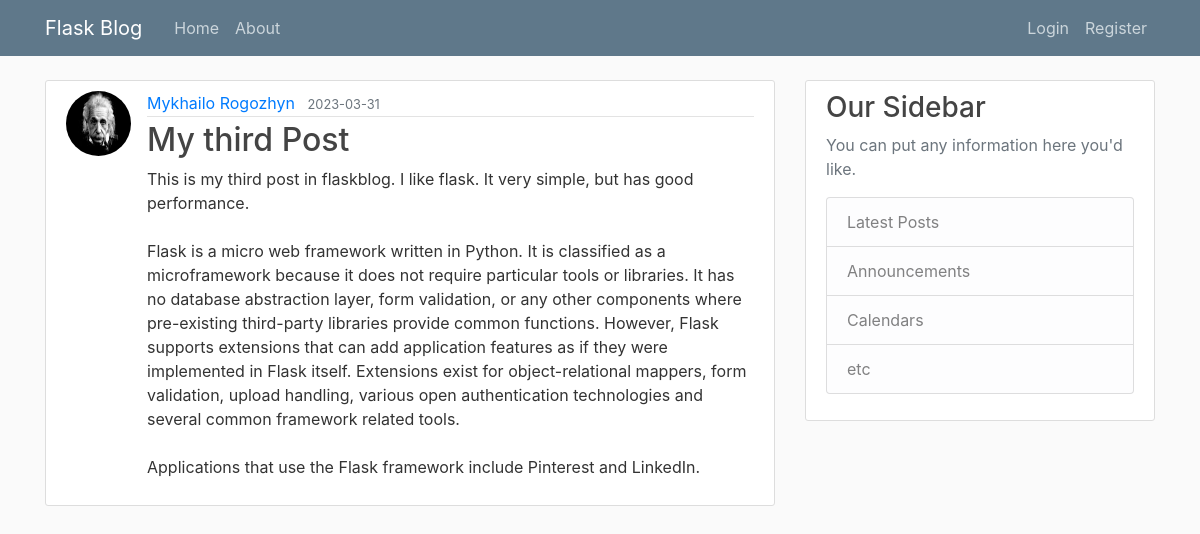
The page /post/3 on the database as committed earlier.
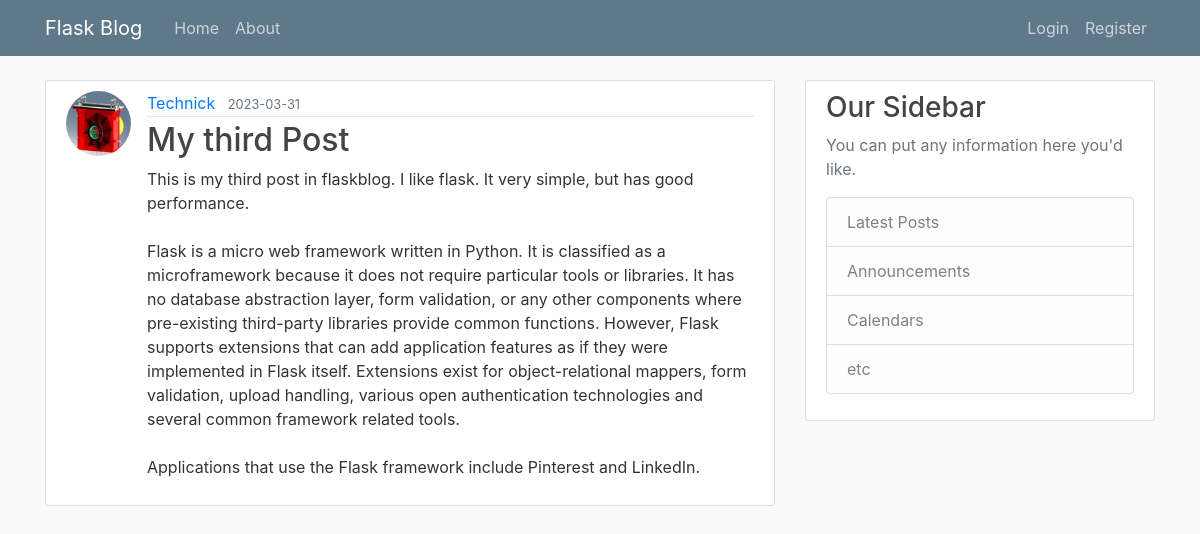
The same page on the database as committed later.
### flaskblog/models.py (models this page shows, shortened)
class User(db.Model, UserMixin):
    id = db.Column(db.Integer, primary_key=True)
    username = db.Column(db.String(20), unique=True, nullable=False)
    email = db.Column(db.String(120), unique=True, nullable=False)
    image_file = db.Column(db.String(20), nullable=False, default='default.jpg')
    password = db.Column(db.String(60), nullable=False)
    posts = db.relationship('Post', backref='author', lazy=True)

### flaskblog/posts/routes.py (the view)
@posts.route("/post/<int:post_id>")
def post(post_id):
    post = Post.query.get_or_404(post_id)
    return render_template('post.html', post=post)

### flaskblog/templates/post.html (shortened to what this page needs)
{% extends "layout.html" %}
{% block content %}
  <article class="media content-section">
      <img class="rounded-circle article-img" src="{{ url_for('static', filename='profile_pict/' + post.author.image_file) }}">
    <div class="media-body">
      <div class="article-metadata">
       <a class="mr-2" href="{{ url_for('users.user_posts', username=post.author.username) }}">{{ post.author.username }}</a>
        <small class="text-muted">{{ post.date_posted.strftime('%Y-%m-%d') }}</small>
      </div>
      <h2 class="article-title">{{ post.title }}</h2>
      <p class="article-content">{{ post.content }}</p>
    </div>
  </article>
{% endblock content %}

Rows that differ between the two databases and show on the page:
changed User: image_file: a different picture; author.username "Mykhailo Rogozhyn" → "Technick"
